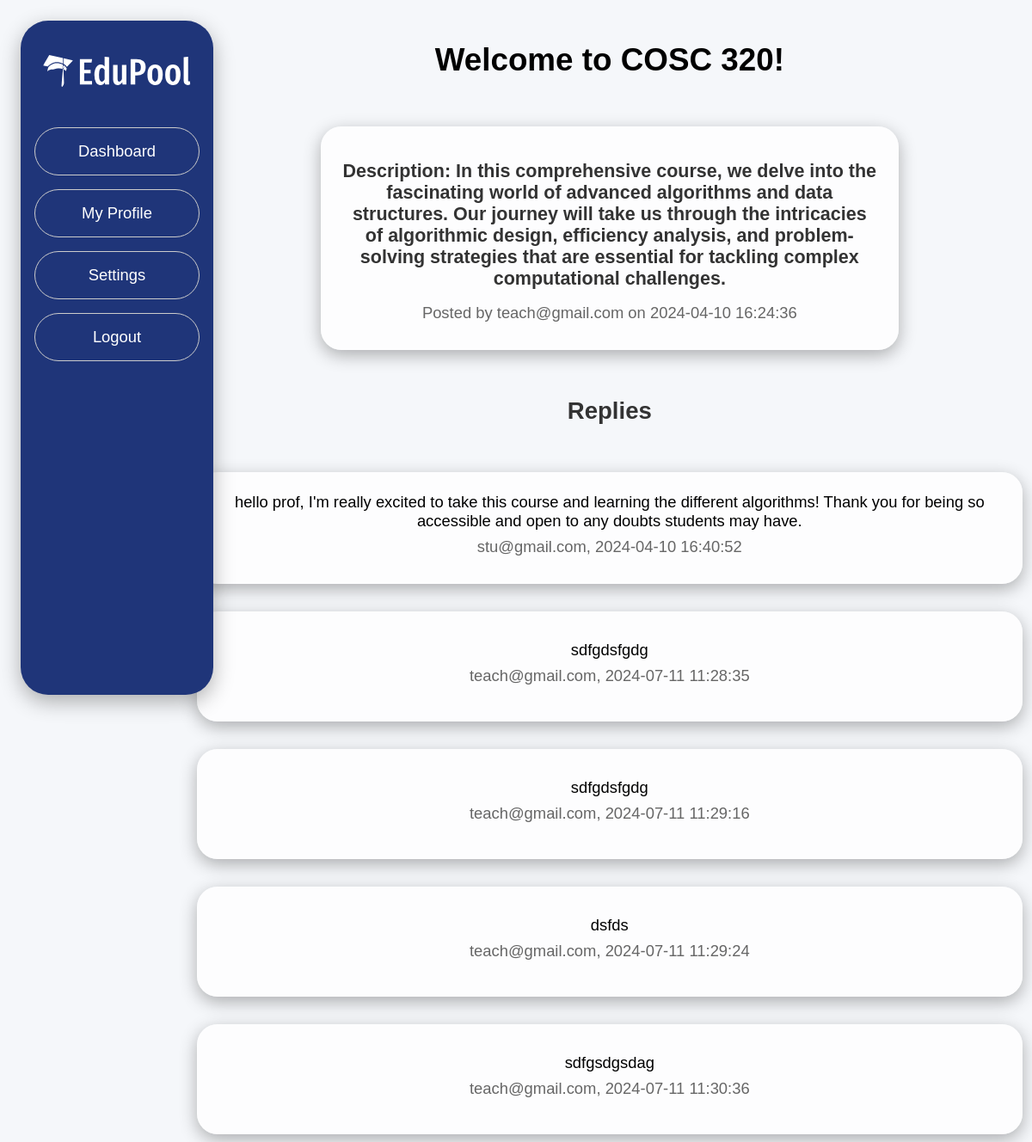
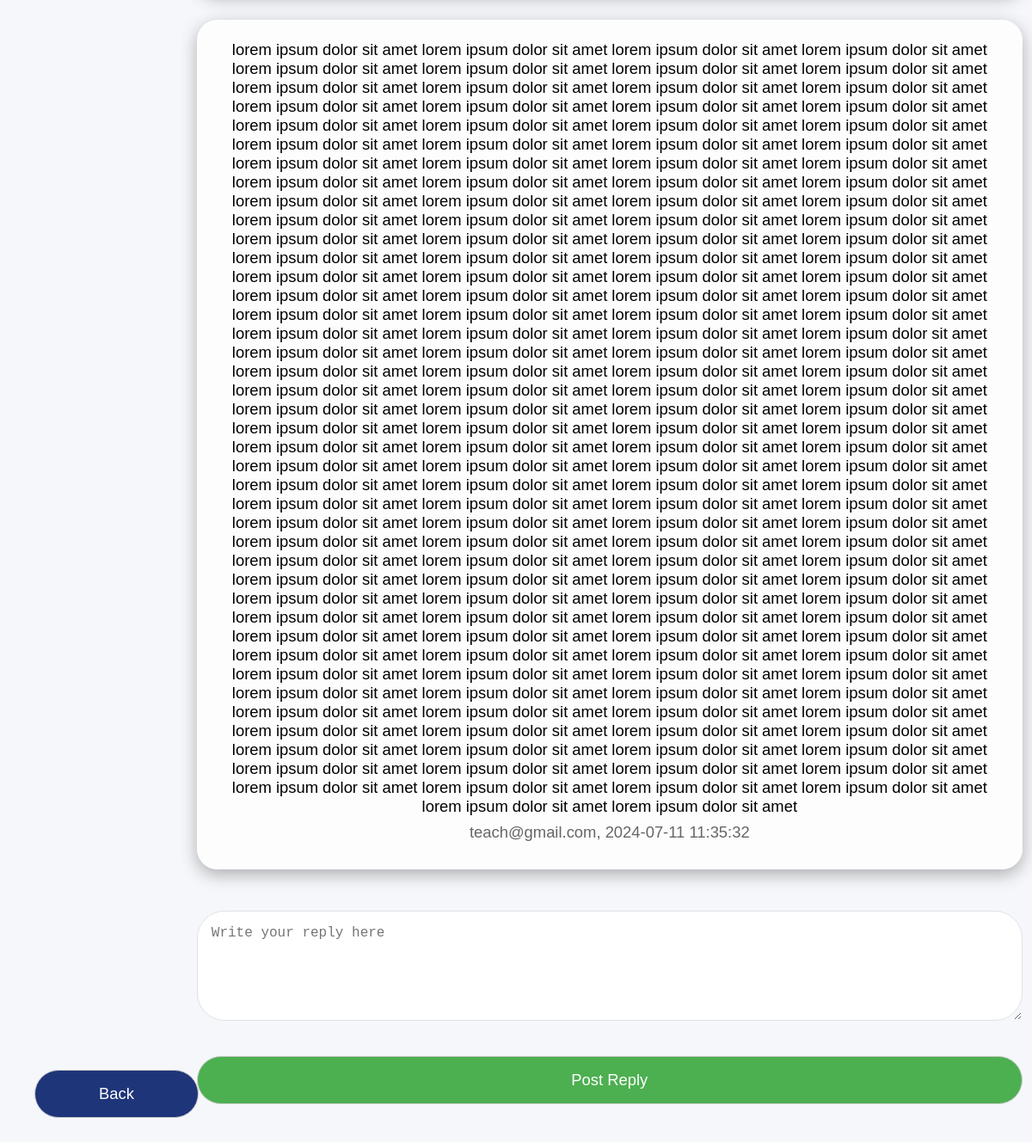
Page /course/1/discussion/1 (signed in) on the committed database (2 pictures, top to bottom).
### website/models.py (models this page shows)
class Discussion(db.Model):
    __tablename__ = 'discussions'
    id = db.Column(db.Integer, primary_key=True)
    title = db.Column(db.String(150))
    content = db.Column(db.String(1000))
    date_posted = db.Column(db.DateTime(timezone=True), default=func.now())
    course_id = db.Column(db.Integer, db.ForeignKey('courses.id'))
    user_id = db.Column(db.Integer, db.ForeignKey('users.id'))

class User(db.Model, UserMixin):
    __tablename__ = 'users'
    id=db.Column(db.Integer, primary_key=True)
    username = db.Column(db.String(150), unique = True) #email for username
    password=db.Column(db.String(150))
    first_name = db.Column(db.String(150))
    last_name = db.Column(db.String(150))
    DOB =  db.Column(db.String(150))
    user_type = db.Column(db.String(50))

class Reply(db.Model):
    __tablename__ = 'replies'
    id = db.Column(db.Integer, primary_key=True)
    content = db.Column(db.String(1000))
    date_posted = db.Column(db.DateTime(timezone=True), default=func.now())
    discussion_id = db.Column(db.Integer, db.ForeignKey('discussions.id'))
    user_id = db.Column(db.Integer, db.ForeignKey('users.id'))

### website/views.py (the view)
@views.route('/course/<int:course_id>/discussion/<int:discussion_id>')
@login_required
def discussion_detail(discussion_id, course_id):
    discussion = Discussion.query.get_or_404(discussion_id)
    discussion_author = User.query.get(discussion.user_id).username
    replies = db.session.query(Reply, User.username).join(User, User.id == Reply.user_id).filter(Reply.discussion_id == discussion_id).all()
    return render_template('discussion_detail.html', discussion=discussion, discussion_author=discussion_author, replies=replies, course_id=course_id)

### website/__init__.py (called while the page is built)
def create_app():
    app = Flask(__name__)
    app.config['SECRET_KEY'] = 'gvfvsvf'
    app.config["SQLALCHEMY_DATABASE_URI"]= f"sqlite:///{DB_NAME}"
    db.init_app(app)
    from .views import views
    from .auth import auth
    app.register_blueprint(views, url_prefix='/')
    app.register_blueprint(auth, url_prefix='/')
    from .models import User
    create_database(app)
    login_manager = LoginManager()
    login_manager.login_view = 'auth.login'
    login_manager.init_app(app)
    @login_manager.user_loader
    def load_user(id):
        return User.query.get(int(id))
    return app

### website/templates/discussion_detail.html (shortened to what this page needs)
<!DOCTYPE html>
<html lang="en">
    <head>
        <link rel="stylesheet" href="{{ url_for('static', filename='css/base.css') }}">
        <link rel="stylesheet" href="{{ url_for('static', filename='css/discussion.css') }}">
    </head>
    <body>
        {% include 'sidebar.html' %}
        <a href="{{ url_for('views.course_discussions', course_id=course_id) }}" class="back-button">Back</a>
        <main>
            <h1>{{ discussion.title }}</h1>
            <section class="card" id="discussion-card">
                <h3 class="discussion-description">Description: {{ discussion.content }}</h3>
                <p class="posted-by">Posted by {{ discussion_author }} on {{ discussion.date_posted }}</p>
            </section>
            <section>
                <h2>Replies</h2>
                <div>
                    {% for reply, username in replies %}
                    <div class="card options reply-div">
                        <p class="reply">{{ reply.content }}</p>
                        <p>{{ username }}, {{ reply.date_posted }}</p>
                    </div>
                    {% else %}
                    <p>No replies yet. Be the first to reply!</p>
                    {% endfor %}
                </div>
                <div id="comment-box">
                    <form class="reply-form" method="POST" action="{{ url_for('views.submit_reply', discussion_id=discussion.id, course_id=course_id) }}">
                        <textarea name="reply_content" placeholder="Write your reply here" required></textarea>
                        <button type="submit" class="submit-reply">Post Reply</button>
                    </form>
                </div>
            </section>
        </main>
    </body>
</html>

### website/static/css/base.css (style rules this page uses)
body { background: #f5f7fa; padding: 1rem; font-family: Helvetica, sans-serif; font-size: 1.15rem; }
a { text-decoration: none; }
form { width: 100%; }
section { margin-bottom: 3rem; display: flex; flex-direction: column; align-items: center; justify-content: center; }
main { width: 80%; margin-left: 14rem; display: flex; flex-direction: column; align-items: center; justify-content: center; }
h2 { color: #333; }
.card { width: 30rem; min-height: 16rem; margin: 2rem; border-radius: 1.5rem; padding: 1.5rem; box-sizing: border-box; background-color: rgba(255, 255, 255, 0.79); box-shadow: 0px 6px 20px rgba(0, 0, 0, 0.3); transition: transform 0.5s ease-in-out; display: flex; flex-direction: column; justify-content: center; align-items: center; text-align: center; }
h3 { color: #333; margin: 1rem 0; }
p { color: #666; margin: 0; }
.options { min-height: 8rem; }
.back-button { width: 7.8rem; text-align: center; position: fixed; bottom: 3.5rem; left: 2.5rem; background-color: #1f3579; padding: 1rem 2rem; border: 1px solid #ccc; border-radius: 2rem; text-decoration: none; color: white; transition: background 0.5s, color 0.5s; }

### website/static/css/discussion.css (style rules this page uses)
input[type="text"], textarea { width: 100%; max-width: 100%; min-width: 100%; padding: 1rem; margin: 1rem 0; border: 1px solid #dfe3e8; border-radius: 2rem; box-sizing: border-box; font-size: 1rem; }
textarea { min-height: 8rem; }
button { padding: 12px 24px; background-color: #0056b3; color: #fff; border: none; border-radius: 4px; cursor: pointer; transition: background-color 0.3s, transform 0.2s; }
.card { min-width: 42rem; }
button { border-radius: 2rem; width: 100%; background-color: #4CAF50; color: white; padding: 1rem 2rem; transition: background 0.5s; cursor: pointer; margin-top: 20px; font-size: 1.15rem; border: 1px solid #ccc; }
p { margin-bottom: 0.5rem; }
a { color: black; }
#discussion-card { width: 65%; }
section { width: 65%; }
.reply-div { min-width: 60rem; }
.reply { color: black; }
.reply-form { width: 60rem; }

### rows in the picture
Discussion: title "Welcome to COSC 320!", content "In this comprehensive course, we delve into the fascinating world of advanced algorithms and data structures. Our journey will take us through the intricacies of algorithmic design, efficiency analysis, and problem-solving strategies that are essential for tackling complex computational challenges.", date_posted "2024-04-10 16:24:36"
User: username "teach@gmail.com"
Reply: content "hello prof, I'm really excited to take this course and learning the different algorithms! Thank you for being so accessible and open to any doubts students may have.", username "stu@gmail.com", date_posted "2024-04-10 16:40:52"
Reply: content "sdfgdsfgdg", username "teach@gmail.com", date_posted "2024-07-11 11:28:35"
Reply: content "sdfgdsfgdg", username "teach@gmail.com", date_posted "2024-07-11 11:29:16"
Reply: content "dsfds", username "teach@gmail.com", date_posted "2024-07-11 11:29:24"
Reply: content "sdfgsdgsdag", username "teach@gmail.com", date_posted "2024-07-11 11:30:36"
Reply: content "lorem ipsum dolor sit amet lorem ipsum dolor sit amet lorem ipsum dolor sit amet lorem ipsum dolor sit amet lorem ipsum dolor sit amet lorem ipsum dolor sit amet lorem ipsum dolor sit amet lorem ipsum dolor sit amet lorem ipsum dolor sit amet lorem ipsum dolor sit amet lorem ipsum dolor sit amet lorem ipsum dolor sit amet lorem ipsum dolor sit amet lorem ipsum dolor sit amet lorem ipsum dolor sit amet lorem ipsum dolor sit amet lorem ipsum dolor sit amet lorem ipsum dolor sit amet lorem ipsum dolor sit amet lorem ipsum dolor sit amet lorem ipsum dolor sit amet lorem ipsum dolor sit amet lorem ipsum dolor sit amet lorem ipsum dolor sit amet lorem ipsum dolor sit amet lorem ipsum dolor sit…", username "teach@gmail.com", date_posted "2024-07-11 11:35:32"
